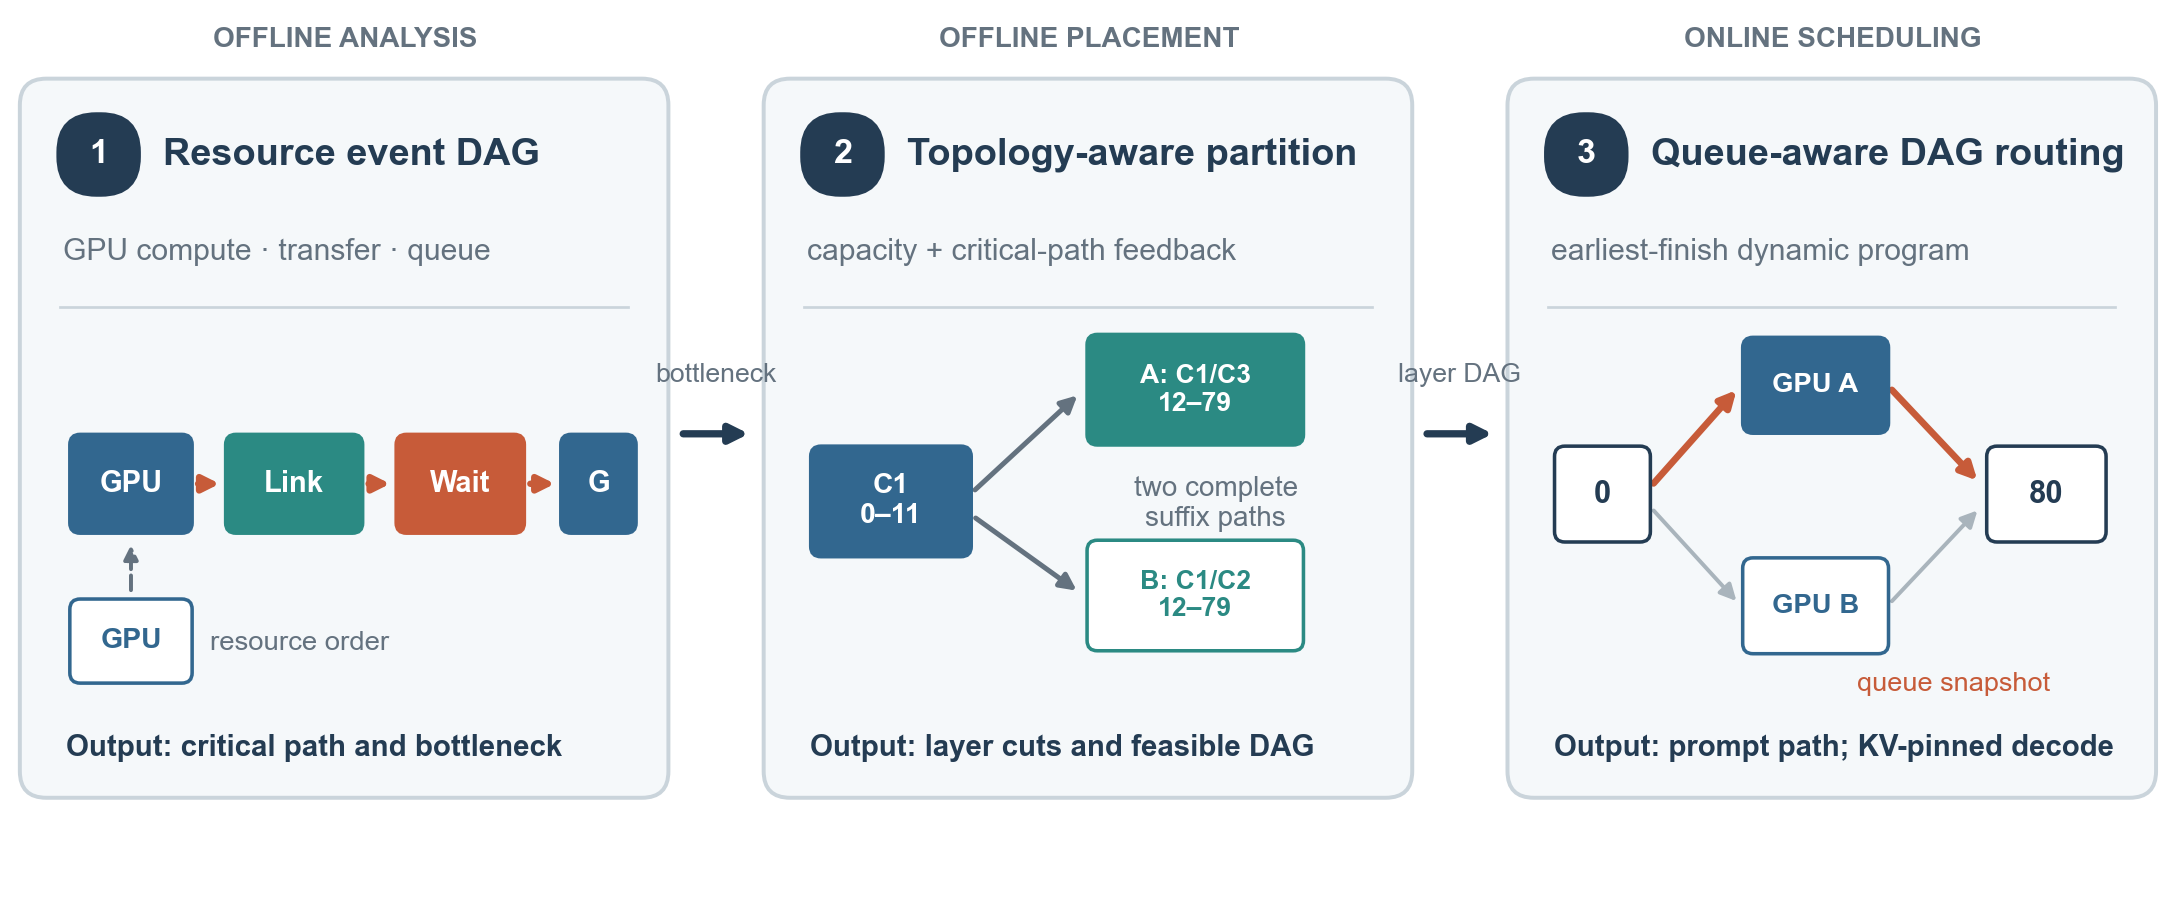

Reproduce this figure in Python.
"""Compact, editable vector framework diagram for the three implemented methods."""

from __future__ import annotations

from pathlib import Path

import matplotlib

matplotlib.use("Agg")
import matplotlib.pyplot as plt
from matplotlib.patches import Circle, FancyArrowPatch, FancyBboxPatch


HERE = Path(__file__).resolve().parent
NAVY = "#243C53"
BLUE = "#32678F"
TEAL = "#2B8A83"
ORANGE = "#C75B39"
INK = "#28343F"
MUTED = "#64727F"
EDGE = "#CAD4DB"
PALE = "#F5F8FA"
GRAY = "#A9B4BC"


def rounded(ax, x, y, w, h, *, face="white", edge=EDGE, radius=0.07,
            lw=0.8, z=1):
    patch = FancyBboxPatch((x, y), w, h,
                           boxstyle=f"round,pad=0.008,rounding_size={radius}",
                           linewidth=lw, edgecolor=edge, facecolor=face, zorder=z)
    ax.add_patch(patch)
    return patch


def label(ax, x, y, value, *, size=7.4, color=INK, weight="normal",
          ha="center", va="center", z=5):
    ax.text(x, y, value, fontsize=size, color=color, weight=weight,
            ha=ha, va=va, zorder=z)


def arrow(ax, x0, y0, x1, y1, *, color=MUTED, width=1.2,
          dashed=False, head=8, z=3):
    ax.add_patch(FancyArrowPatch((x0, y0), (x1, y1),
                                 arrowstyle="-|>", mutation_scale=head,
                                 linewidth=width, color=color,
                                 linestyle="--" if dashed else "-", zorder=z))


def node(ax, x, y, w, h, text, color, *, outline=False, size=7.0):
    rounded(ax, x, y, w, h,
            face="white" if outline else color,
            edge=color, radius=0.035, lw=0.85, z=4)
    label(ax, x + w / 2, y + h / 2, text, size=size,
          color=color if outline else "white", weight="semibold")


def card(ax, x, title, number, subtitle):
    y, w, h = 0.32, 2.19, 2.43
    rounded(ax, x, y, w, h, face=PALE, edge=EDGE, radius=0.09, lw=0.95)
    rounded(ax, x + 0.13, y + h - 0.38, 0.26, 0.26,
            face=NAVY, edge=NAVY, radius=0.13)
    label(ax, x + 0.26, y + h - 0.25, str(number), size=8.2,
          color="white", weight="bold")
    label(ax, x + 0.48, y + h - 0.25, title, size=9.1,
          color=NAVY, weight="bold", ha="left")
    label(ax, x + 0.14, y + h - 0.58, subtitle,
          size=7.2, color=MUTED, ha="left")
    ax.plot([x + 0.13, x + w - 0.13], [y + h - 0.77] * 2,
            color=EDGE, linewidth=0.65, zorder=2)
    return x, y, w, h


def event_module(ax, x):
    card(ax, x, "Resource event DAG", 1,
         "GPU compute · transfer · queue")
    y = 1.22
    node(ax, x + 0.17, y, 0.40, 0.32, "GPU", BLUE)
    node(ax, x + 0.70, y, 0.45, 0.32, "Link", TEAL)
    node(ax, x + 1.28, y, 0.42, 0.32, "Wait", ORANGE)
    node(ax, x + 1.84, y, 0.24, 0.32, "G", BLUE)
    for a, b in ((0.57, 0.70), (1.15, 1.28), (1.70, 1.84)):
        arrow(ax, x + a, y + 0.16, x + b, y + 0.16,
              color=ORANGE, width=1.55, head=8)
    node(ax, x + 0.17, 0.71, 0.40, 0.27, "GPU", BLUE,
         outline=True, size=6.8)
    arrow(ax, x + 0.37, 0.99, x + 0.37, 1.20,
          color=MUTED, dashed=True, width=0.95, head=7)
    label(ax, x + 0.64, 0.84, "resource order", size=6.6,
          color=MUTED, ha="left")
    label(ax, x + 0.15, 0.48, "Output: critical path and bottleneck",
          size=7.1, color=NAVY, weight="semibold", ha="left")


def partition_module(ax, x):
    card(ax, x, "Topology-aware partition", 2,
         "capacity + critical-path feedback")
    node(ax, x + 0.16, 1.14, 0.53, 0.36, "C1\n0–11", BLUE, size=6.8)
    node(ax, x + 1.10, 1.52, 0.72, 0.36, "A: C1/C3\n12–79", TEAL, size=6.4)
    node(ax, x + 1.10, 0.82, 0.72, 0.36, "B: C1/C2\n12–79", TEAL,
         outline=True, size=6.4)
    arrow(ax, x + 0.69, 1.34, x + 1.08, 1.70,
          color=MUTED, width=1.2)
    arrow(ax, x + 0.69, 1.28, x + 1.08, 1.00,
          color=MUTED, width=1.2)
    label(ax, x + 1.53, 1.31, "two complete\nsuffix paths",
          size=6.7, color=MUTED)
    label(ax, x + 0.15, 0.48, "Output: layer cuts and feasible DAG",
          size=7.1, color=NAVY, weight="semibold", ha="left")


def scheduler_module(ax, x):
    card(ax, x, "Queue-aware DAG routing", 3,
         "earliest-finish dynamic program")
    node(ax, x + 0.16, 1.19, 0.31, 0.31, "0", NAVY,
         outline=True, size=7.5)
    node(ax, x + 0.80, 1.56, 0.48, 0.31, "GPU A", BLUE, size=6.6)
    node(ax, x + 0.80, 0.81, 0.48, 0.31, "GPU B", BLUE,
         outline=True, size=6.6)
    node(ax, x + 1.63, 1.19, 0.39, 0.31, "80", NAVY,
         outline=True, size=7.5)
    arrow(ax, x + 0.47, 1.36, x + 0.79, 1.72,
          color=ORANGE, width=1.6)
    arrow(ax, x + 0.47, 1.31, x + 0.79, 0.96,
          color=GRAY, width=0.95)
    arrow(ax, x + 1.28, 1.72, x + 1.61, 1.37,
          color=ORANGE, width=1.6)
    arrow(ax, x + 1.28, 0.96, x + 1.61, 1.31,
          color=GRAY, width=0.95)
    label(ax, x + 1.51, 0.70, "queue snapshot", size=6.5,
          color=ORANGE)
    label(ax, x + 0.15, 0.48, "Output: prompt path; KV-pinned decode",
          size=7.05, color=NAVY, weight="semibold", ha="left")


def main():
    plt.rcParams.update({
        "font.family": "sans-serif",
        "font.sans-serif": ["Arial", "DejaVu Sans"],
        "pdf.fonttype": 42,
        "svg.fonttype": "none",
        "savefig.facecolor": "white",
    })
    fig, ax = plt.subplots(figsize=(7.35, 3.00))
    ax.set_xlim(0, 7.35)
    ax.set_ylim(0, 3.0)
    ax.axis("off")
    for fn, x in ((event_module, 0.05),
                  (partition_module, 2.58),
                  (scheduler_module, 5.11)):
        fn(ax, x)
    arrow(ax, 2.27, 1.55, 2.55, 1.55, color=NAVY, width=1.75, head=9)
    label(ax, 2.41, 1.75, "bottleneck", size=6.4, color=MUTED)
    arrow(ax, 4.80, 1.55, 5.08, 1.55, color=NAVY, width=1.75, head=9)
    label(ax, 4.94, 1.75, "layer DAG", size=6.4, color=MUTED)
    label(ax, 1.15, 2.89, "OFFLINE ANALYSIS", size=6.7,
          color=MUTED, weight="semibold")
    label(ax, 3.68, 2.89, "OFFLINE PLACEMENT", size=6.7,
          color=MUTED, weight="semibold")
    label(ax, 6.21, 2.89, "ONLINE SCHEDULING", size=6.7,
          color=MUTED, weight="semibold")
    fig.subplots_adjust(left=0.01, right=0.99, bottom=0.01, top=0.99)
    for ext, kwargs in (("pdf", {}), ("svg", {}),
                        ("png", {"dpi": 300})):
        path = HERE / f"ccf_method_framework.{ext}"
        fig.savefig(path, bbox_inches="tight", pad_inches=0.025, **kwargs)
        print(path)
    plt.close(fig)


if __name__ == "__main__":
    main()
